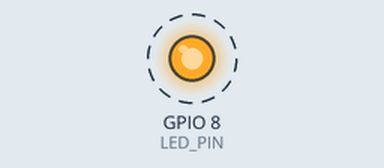
Bench run of a sketch on a simulated ESP32-C3. On the bench: output pins drawn as LEDs (lit = HIGH). Dashed ring = blinking.

Above: at 0.2 s.
Timing chart, 0 to 3.0 s (numbered marks = the images above):
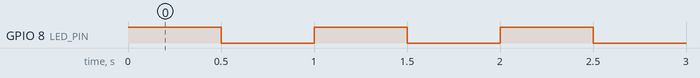

Measured:
- by itself, GPIO 8 (LED_PIN): alternates HIGH for 0.50 s and LOW for 0.50 s

The sketch:

01_Blink.ino
```cpp
// ESP32-C3 SuperMini onboard LED test
// Board LED is typically on GPIO8.

const int LED_PIN = 8;

void setup() {
  pinMode(LED_PIN, OUTPUT);
}

void loop() {
  digitalWrite(LED_PIN, HIGH);
  delay(500);
  digitalWrite(LED_PIN, LOW);
  delay(500);
}
```
